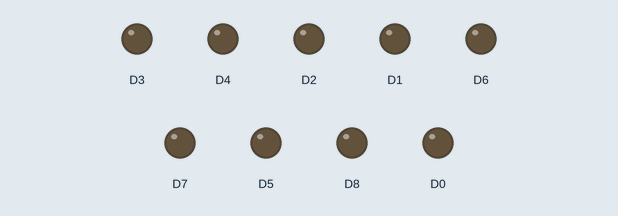
Bench run of a sketch on a simulated ESP8266 (NodeMCU). On the bench: output pins drawn as LEDs (lit = HIGH). WiFi joins after 1.5 s; servers stay silent unless stated; uploads are accepted with an empty reply; what the sketch prints to the serial monitor is not drawn.

Above: at 0.0 s.
At 0.7 s:
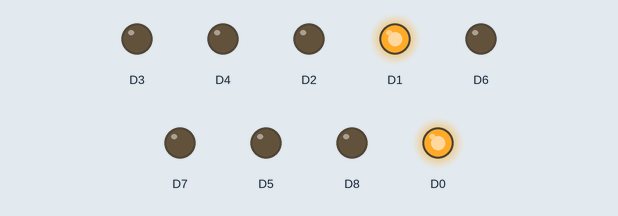
At 1.2 s:
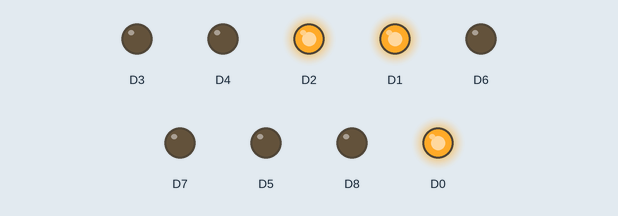
At 2.2 s:
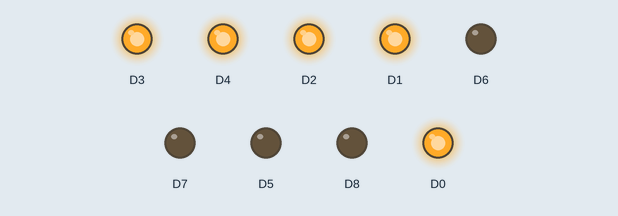
At 3.2 s:
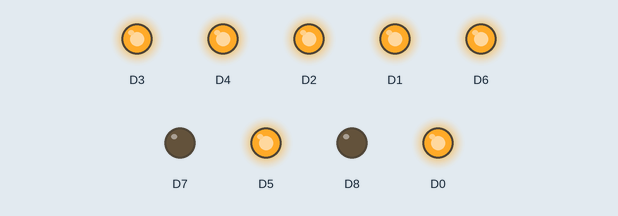
At 4.2 s:
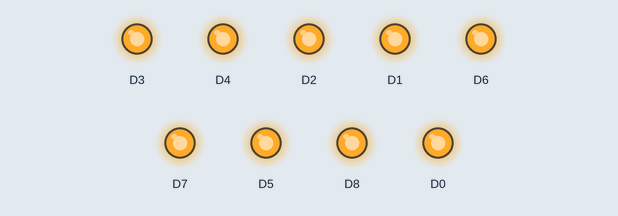
Timing chart, 0 to 8.4 s (numbered marks = the images above):
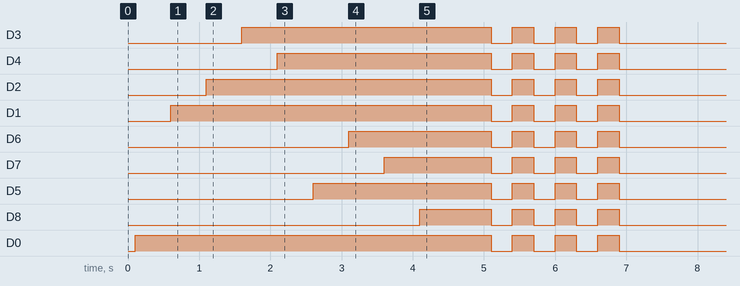

The sketch:

wetter.ino
```cpp
#include <ESP8266WiFi.h>
#include <Wire.h>  // This library is already built in to the Arduino IDE
#include <stdio.h>
#include <string>


// LEDs PIN 0-7, LSB PIN 0
// LED PIN 8 is on for negative numbers


// url Tübungen:
// /apps/thinghttp/send_request?api_key=PF5VV92LT40YEPS6
// url Albstadt:
// /apps/thinghttp/send_request?api_key=V67Q2ZYSWAZ0X9GR
// weather source: https://www.wetteronline.de/wetter/tuebingen


const char* ssid = "+++"; // put your router name
const char* password = "+++";// put your password
const char* host = "api.thingspeak.com";
bool done;
int output;
bool ledControll[9];  // global array is initialized with 0
long slave = 0;


void run_counter() {
  slave++;
  Serial.print("Durchlauf Nr. ");
  Serial.println(slave);
  Serial.println();
  Serial.println();
}


void led_check() {


  digitalWrite(D0, HIGH);
  delay(500);
  digitalWrite(D1, HIGH);
  delay(500);
  digitalWrite(D2, HIGH);
  delay(500);
  digitalWrite(D3, HIGH);
  delay(500);
  digitalWrite(D4, HIGH);
  delay(500);
  digitalWrite(D5, HIGH);
  delay(500);
  digitalWrite(D6, HIGH);
  delay(500);
  digitalWrite(D7, HIGH);
  delay(500);
  digitalWrite(D8, HIGH);
  delay(1000);


  digitalWrite(D0, LOW);
  digitalWrite(D1, LOW);
  digitalWrite(D2, LOW);
  digitalWrite(D3, LOW);
  digitalWrite(D4, LOW);
  digitalWrite(D5, LOW);
  digitalWrite(D6, LOW);
  digitalWrite(D7, LOW);
  digitalWrite(D8, LOW);
  delay(300);
  digitalWrite(D0, HIGH);
  digitalWrite(D1, HIGH);
  digitalWrite(D2, HIGH);
  digitalWrite(D3, HIGH);
  digitalWrite(D4, HIGH);
  digitalWrite(D5, HIGH);
  digitalWrite(D6, HIGH);
  digitalWrite(D7, HIGH);
  digitalWrite(D8, HIGH);
  delay(300);
  digitalWrite(D0, LOW);
  digitalWrite(D1, LOW);
  digitalWrite(D2, LOW);
  digitalWrite(D3, LOW);
  digitalWrite(D4, LOW);
  digitalWrite(D5, LOW);
  digitalWrite(D6, LOW);
  digitalWrite(D7, LOW);
  digitalWrite(D8, LOW);
  delay(300);
  digitalWrite(D0, HIGH);
  digitalWrite(D1, HIGH);
  digitalWrite(D2, HIGH);
  digitalWrite(D3, HIGH);
  digitalWrite(D4, HIGH);
  digitalWrite(D5, HIGH);
  digitalWrite(D6, HIGH);
  digitalWrite(D7, HIGH);
  digitalWrite(D8, HIGH);
  delay(300);
  digitalWrite(D0, LOW);
  digitalWrite(D1, LOW);
  digitalWrite(D2, LOW);
  digitalWrite(D3, LOW);
  digitalWrite(D4, LOW);
  digitalWrite(D5, LOW);
  digitalWrite(D6, LOW);
  digitalWrite(D7, LOW);
  digitalWrite(D8, LOW);
  delay(300);
  digitalWrite(D0, HIGH);
  digitalWrite(D1, HIGH);
  digitalWrite(D2, HIGH);
  digitalWrite(D3, HIGH);
  digitalWrite(D4, HIGH);
  digitalWrite(D5, HIGH);
  digitalWrite(D6, HIGH);
  digitalWrite(D7, HIGH);
  digitalWrite(D8, HIGH);
  delay(300);
  digitalWrite(D0, LOW);
  digitalWrite(D1, LOW);
  digitalWrite(D2, LOW);
  digitalWrite(D3, LOW);
  digitalWrite(D4, LOW);
  digitalWrite(D5, LOW);
  digitalWrite(D6, LOW);
  digitalWrite(D7, LOW);
  digitalWrite(D8, LOW);
}


int make_bin(int dezi) {
  int zahl, rest, ergebnis = 0, faktor = 1, i = 0;
  zahl = dezi;
  while (dezi) {
    rest = dezi % 2;
    dezi = dezi / 2;


    if(i < 9){                  // we dont want a array out of index when a to big number (from failed connection) arrives
      ledControll[i] = rest;
    }
    i++;
    Serial.print("rest: ");
    Serial.println(rest);
    faktor *= 10;
    ergebnis = ergebnis + rest * faktor;
  }
  ergebnis *= 0.1;
  return ergebnis;
}


// returns the searched temp
int getDigit(String server_answer) {
// helpfull links:
// https://de.wikibooks.org/wiki/C-Programmierung:_Zeichenkettenfunktionen
// https://www.geeksforgeeks.org/convert-string-char-array-cpp/


  int n = server_answer.length();
  char char_array[n + 1];
  strcpy(char_array, server_answer.c_str());        // cast string to char
  char trennzeichen[] = "\n";
  const char *zahl;
  zahl = strtok(char_array, trennzeichen);


  int i = 1;
  int suche;
  while (zahl != NULL) {
    printf("Token %d: %s\n", i++, zahl);
    zahl = strtok(NULL, trennzeichen);
    if (i == 20) {                      // temp stands at line 20; IMPORTANT: this line will variate on the url you use. All lines will be printed and you can
                                        // find the temperature there
      suche = atoi(zahl);
      Serial.print("###### Achtung die Zahl ist: ");
      Serial.print(suche);
      Serial.println(" ######");
    }
  }
  return suche;


}


void led_controll(){


  if (output < 1) {       // wenn temp < 1° hat dann aktiviere die minus led
    digitalWrite(D8, HIGH);
  } else {
    digitalWrite(D8, LOW);
  }
  digitalWrite(D0, ledControll[0]);
  digitalWrite(D1, ledControll[1]);
  digitalWrite(D2, ledControll[2]);
  digitalWrite(D3, ledControll[3]);
  digitalWrite(D4, ledControll[4]);
  digitalWrite(D5, ledControll[5]);
  digitalWrite(D6, ledControll[6]);
  digitalWrite(D7, ledControll[7]);
}


void setup() {
  Serial.begin(115200);
  delay(100);


  pinMode(D0 , OUTPUT);
  pinMode(D1 , OUTPUT);
  pinMode(D2 , OUTPUT);
  pinMode(D3 , OUTPUT);
  pinMode(D4 , OUTPUT);
  pinMode(D5 , OUTPUT);
  pinMode(D6 , OUTPUT);
  pinMode(D7 , OUTPUT);
  pinMode(D8 , OUTPUT);


  led_check();


  // We start by connecting to a WiFi network


  Serial.println();
  Serial.println();
  Serial.print("Connecting to ");
  Serial.println(ssid);


  WiFi.begin(ssid, password);//, password


  while (WiFi.status() != WL_CONNECTED) {
    delay(500);
    Serial.print(".");
  }
  Serial.println("");
  Serial.println("WiFi connected");
  Serial.println("IP address: ");
  Serial.println(WiFi.localIP());
  //ledCheck();
}


void loop() {
  Serial.print("connecting to ");
  Serial.println(host);


  // Use WiFiClient class to create TCP connections
  WiFiClient client;
  const int httpPort = 80;
  if (!client.connect(host, httpPort)) {
    Serial.println("connection failed");
  }


  // We now create a URI for the request
  String url = "/apps/thinghttp/send_request?api_key=PF5VV92LT40YEPS6";
  Serial.print("Requesting URL: ");
  Serial.println(url);
  // This will send the request to the server
  client.print(String("GET ") + url + " HTTP/1.1\r\n" +
               "Host: " + host + "\r\n" +
               "Connection: close\r\n\r\n");
  delay(500);


  // Read all the lines of the reply from server and print them to Serial
  done = false;
  while (done == false) {
    String server_answer = client.readString(); //String server_answer = client.readStringUntil('\r');
    output = getDigit(server_answer);           // warning: if connection failed, server_answer gets a large number
    //Serial.println("server_answer: ");
    //Serial.println(server_answer);
    done = true;
  }
  Serial.print("output: ");
  //output = -5; //test um gewählte temperaturen binär anzeigen zu lassen
  Serial.println(output);

  // reset of the current leds, needed if corrupted number was submitted
  for (int i = 0; i < 9; i++){
    ledControll[i] = false;
  }

  int binar = make_bin(output);   // led outputs are saved in ledControll


  for (int i = 0; i < 8; i++) {
    Serial.print("LED Controll");
    Serial.print(i);
    Serial.print(": ");
    Serial.println(ledControll[i]);
  }
  if (output < 100){            // if output get a corrupted int from failed connection, do not update leds
    led_controll();
  }
  run_counter();
}
```
